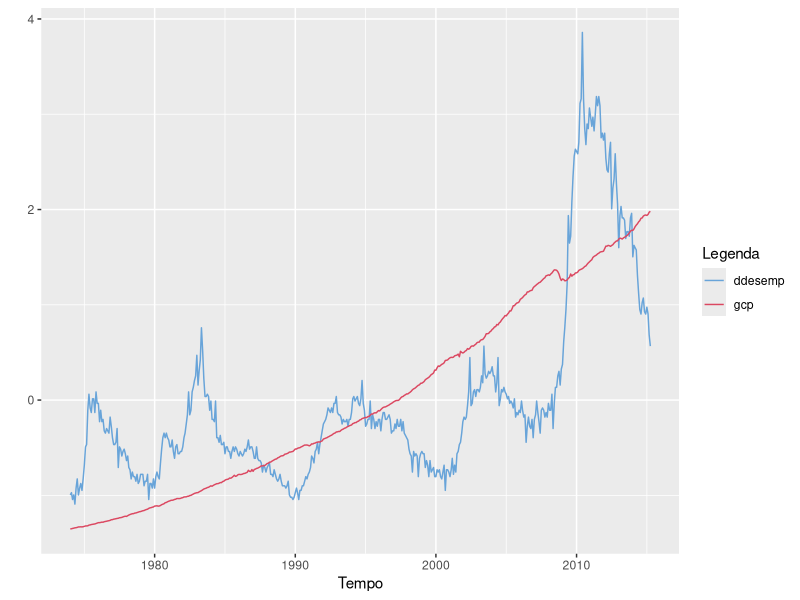

R code for this plot:
#install.packages('readxl')
#install.packages('ggplot2')
library("readxl")
library("ggplot2")

df = read_excel("./question01/econ.xlsx", sheet = 1, col_names = TRUE)
df = df[df["tempo"] >= "1974-01-01", c("tempo", "ddesemp", "gcp")]

df["ddesemp"] = (df["ddesemp"] - mean(df$ddesemp)) / sd(df$ddesemp)
df["gcp"] = (df["gcp"] - mean(df$gcp)) / sd(df$gcp)

ggplot(df, aes(x=tempo)) +
  geom_line(aes(y = ddesemp, color = "ddesemp")) +
  geom_line(aes(y = gcp, color = "gcp")) +
  scale_color_manual(values = c("#68a4d9", "#db4861"),
                     name = "Legenda",
                     labels = c("ddesemp", "gcp")) +
  xlab("Tempo") +
  ylab("")
